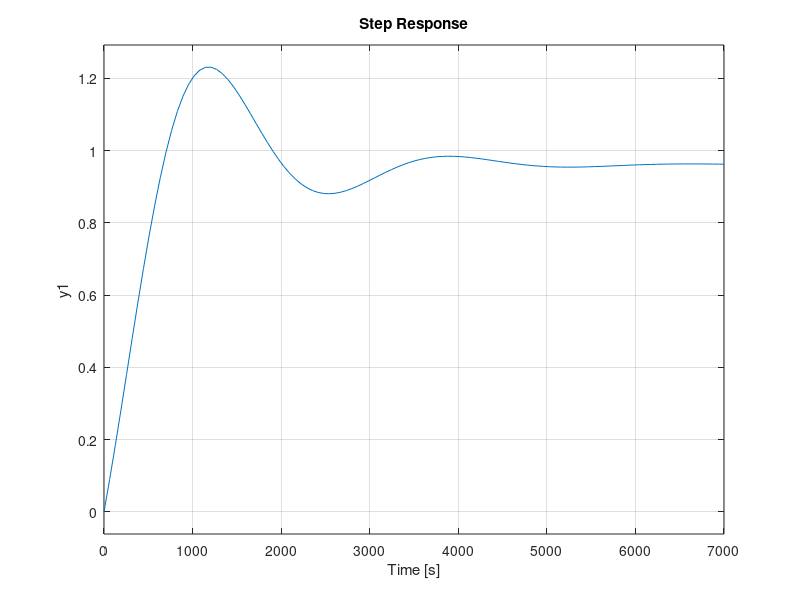

The MATLAB script that drew this image: (Note: this script raises an error after producing the figure.)
clc
clear all
close all
s=tf('s');

%CSEPIC
plant=((0.001369*s^3)+(1.182*10^-5*s^2)+(3.972*10^-8*s)+(3.018*10^-11))/((s^4)+(0.007753*s^3)+(2.201*10^-5*s^2)+(4.588*10^-8*s)+(3.14*10^-11));

%% Conventional PID parameters 
%CSEPIC
%kp=415.212
%ki=1294.1967
%kd= 2.127

%kp=415.212;
%ki=1294.1967;
%kd= 2.127;

kp=-7357.6859;
ki=-11950.1831;
kd= -61.2834;

cont=kp+(ki/s)+(kd*s);
z=(cont*plant);
Conventional=feedback(z,1)

%% IAE
%CSEPIC
%kp0= 3276.1
%ki0= 362.5098
%kd0=  37.5453

%BSEPIC
kp0=  827.5014
ki0=  209.9814
kd0=  2.9901
cont0=kp0+(ki0/s)+(kd0*s);
z0=cont0*plant;
IAE=feedback(z0,1)

%% ITAE
%CSEPIC
%kp1= 3656.5
%ki1=  1468.3
%kd1=  48.5017

%BSEPIC
kp1= 834.5021
ki1= 1444.5
kd1= 1.5396;

cont1=kp1+(ki1/s)+(kd1*s);
z1=cont1*plant;
ITAE=feedback(z1,1)


%% ISE
%CSEPIC
%kp2= 3546.8
%ki2=  388.7232
%kd2=  53.2183

%BSEPIC
kp2= -8976.3
ki2= -8118.9
kd2=  -77.6868
cont2=kp2+(ki2/s)+(kd2*s);
z2=cont2*plant;
FA_ISE=feedback(z2,1)


kp4= -8974.3
ki4= -8472.3
kd4=  -85.1738
cont4=kp4+(ki4/s)+(kd4*s);
z4=cont4*plant;
ACOR_ISE=feedback(z4,1)

%% ITSE
%CSEPIC
%kp3= 3495.1
%ki3= 354.2103
%kd3= 81.5848


%BSEPIC
kp3= -8898.1
ki3= -7556.3
kd3= -43.3105

cont3=kp3+(ki3/s)+(kd3*s);
z3=cont3*plant;
PSO_ITSE=feedback(z3,1)



%xlim([0 10])
figure
step(plant)
%figure
%step(Conventional)
%figure
%step(Conventional)
%figure
%step(IAE)
figure
%step(ISE)
figure
%step(ITSE)
figure
%step(ITAE)


%g= stepinfo(plant)
%[y,t]=step(ITAE)
%sserror=abs(1-y(end))
figure
step(FA_ISE,PSO_ITSE,ACOR_ISE)

stepinfo(Conventional)
stepinfo(IAE)
stepinfo(ISE)
stepinfo(ITAE)
stepinfo(ITSE)
stepinfo(plant)
%stepinfo(Conventional,IAE,ISE,ITSE,ITAE)


%step(ITAE)
%figure
%bode(plant)

%margin(plant)

%bode(Conventional)

%margin(Conventional)
%[GM PM Wpc Wqc]=margin(plant)
%figure
%pzmap(plant)
%figure
%pzmap(Conventional)
%figure
%pzmap(IAE)
%figure
%pzmap(ISE)
%figure
%pzmap(ITSE)
%figure
%pzmap(ITAE)
%figure
%rlocus(ISE)
%figure
%sgrid(0.75687,4.3478)
%[Kp, poles]=rlocfind(ISE)
%b=[0.1356 5.477 0.9903 0.008301 2.748e-05 2.079e-08]
%a=[1.136 5.485 0.9903 0.008301 2.748e-05 2.079e-08]
%[h,w]=freqz(a,b)
%figure
%subplot(2,1,1); 
%plot(w/pi,abs(h)); 
%subplot(2,1,2);
%plot(w/pi,angle(h)); 
%filename = 'BSEPIC.xlsx';
%xlswrite(filename,kp0,1,'A3');
%figure
%[z,p]=tf2zp(num,den)
%eig(plant)








